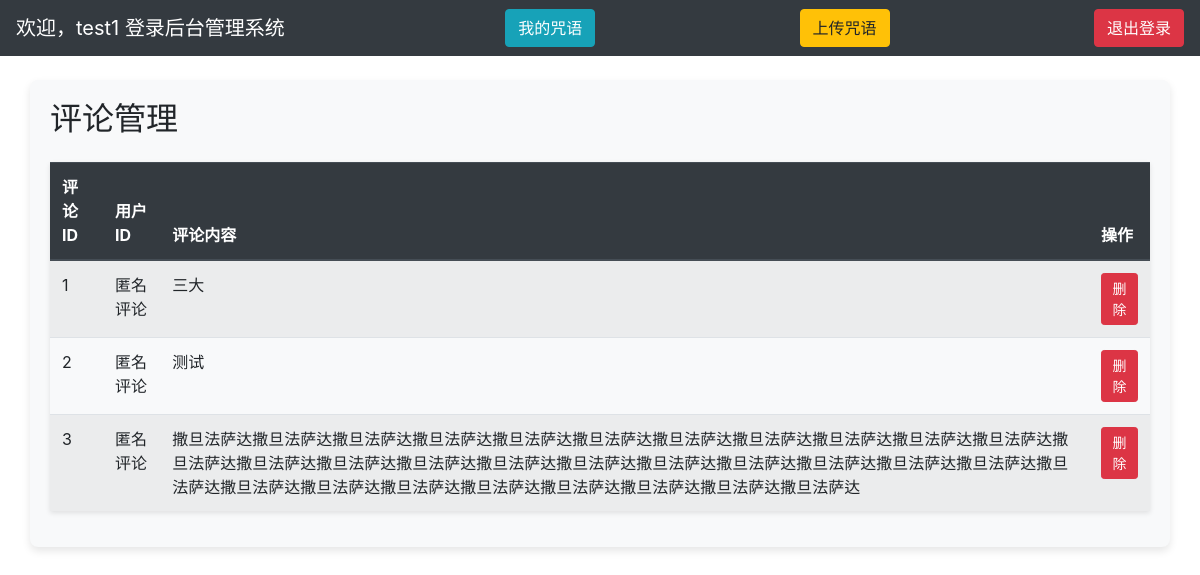
Page /guanli-editpinglun.php?content_id=21 (signed in) on the committed database.
### tables this page shows
CREATE TABLE `comments` (
  `comment_id` int(11) NOT NULL,
  `content_id` int(11) NOT NULL,
  `user_id` int(11) DEFAULT NULL,
  `comment_text` text NOT NULL,
  `created_at` timestamp NOT NULL DEFAULT CURRENT_TIMESTAMP
);

### guanli-editpinglun.php (the view, shortened to what this page needs)
<?php
$mysqli = new mysqli(DB_HOST, DB_USERNAME, DB_PASSWORD, DB_NAME);
$content_id = $_GET['content_id'];
$sql = "SELECT * FROM comments WHERE content_id = ?";
$stmt = $mysqli->prepare($sql);
$stmt->bind_param("i", $content_id);
$stmt->execute();
$result = $stmt->get_result();
?>
<!DOCTYPE html>
<html lang="en">
<head>
    <link rel="stylesheet" href="style/bootstrap.min.css">
     <link rel="stylesheet" href="style/guanli.css">
</head>
<body>    <nav class="navbar navbar-dark bg-dark">
        <a class="navbar-brand" href="#"><?php  echo "欢迎，" .$_SESSION['username']; ?> 登录后台管理系统</a>
    <a class="btn btn-info my-2 my-sm-0" href="admin-guanli.php?canshu=wdzy">我的咒语</a>
    <a class="btn btn-warning my-2 my-sm-0" href="admin-guanli.php?canshu=sczy">上传咒语</a>
    <a class="btn btn-danger my-2 my-sm-0" href="logout.php">退出登录</a>
    </nav>
    <div class="container mt-4">
        <h2 class="mb-4">评论管理</h2>
        <table class="table table-striped">
            <thead class="thead-dark">
            <tr>
                <th>评论 ID</th>
                <th>用户 ID</th>
                <th>评论内容</th>
                <th>操作</th>
            </tr>
        </thead>
        <tbody>
            <?php while ($row = $result->fetch_assoc()): ?>
            <tr>
                <td><?php echo $row['comment_id']; ?></td>
                <td>匿名评论</td>
                <td><?php echo htmlspecialchars($row['comment_text']); ?></td>
                <td>
<a href="?content_id=<?php echo $content_id; ?>&delete=<?php echo $row['comment_id']; ?>"
   onclick="return confirmDelete(<?php echo $row['comment_id']; ?>);" class="btn btn-danger btn-sm">删除</a>
                </td>
            </tr>
            <?php endwhile; ?>
        </tbody>
    </table>
</div>
</body>
</html>

### style/guanli.css (style rules this page uses)
.container { margin: auto; background: #f8f9fa; padding: 20px; border-radius: 8px; box-shadow: 0 4px 8px rgba(0,0,0,0.1); }
.container { margin-top: 50px; }
.table { box-shadow: 0 2px 5px rgba(0, 0, 0, 0.1); }

### guanli-editpinglun.php (style rules this page uses)
.container { margin-top: 50px; }
.table { box-shadow: 0 2px 5px rgba(0, 0, 0, 0.1); }

### rows in the picture
comments: comment_id "1", comment_text "三大"
comments: comment_id "2", comment_text "测试"
comments: comment_id "3", comment_text "撒旦法萨达撒旦法萨达撒旦法萨达撒旦法萨达撒旦法萨达撒旦法萨达撒旦法萨达撒旦法萨达撒旦法萨达撒旦法萨达撒旦法萨达撒旦法萨达撒旦法萨达撒旦法萨达撒旦法萨达撒旦法萨达撒旦法萨达撒旦法萨达撒旦法萨达撒旦法萨达撒旦法萨达撒旦法萨达撒旦法萨达撒旦法萨达撒旦法萨达撒旦法萨达撒旦法萨达撒旦法萨达撒旦法萨达撒旦法萨达撒旦法萨达"

### other values in the picture
$_SESSION['username'] "test1"
